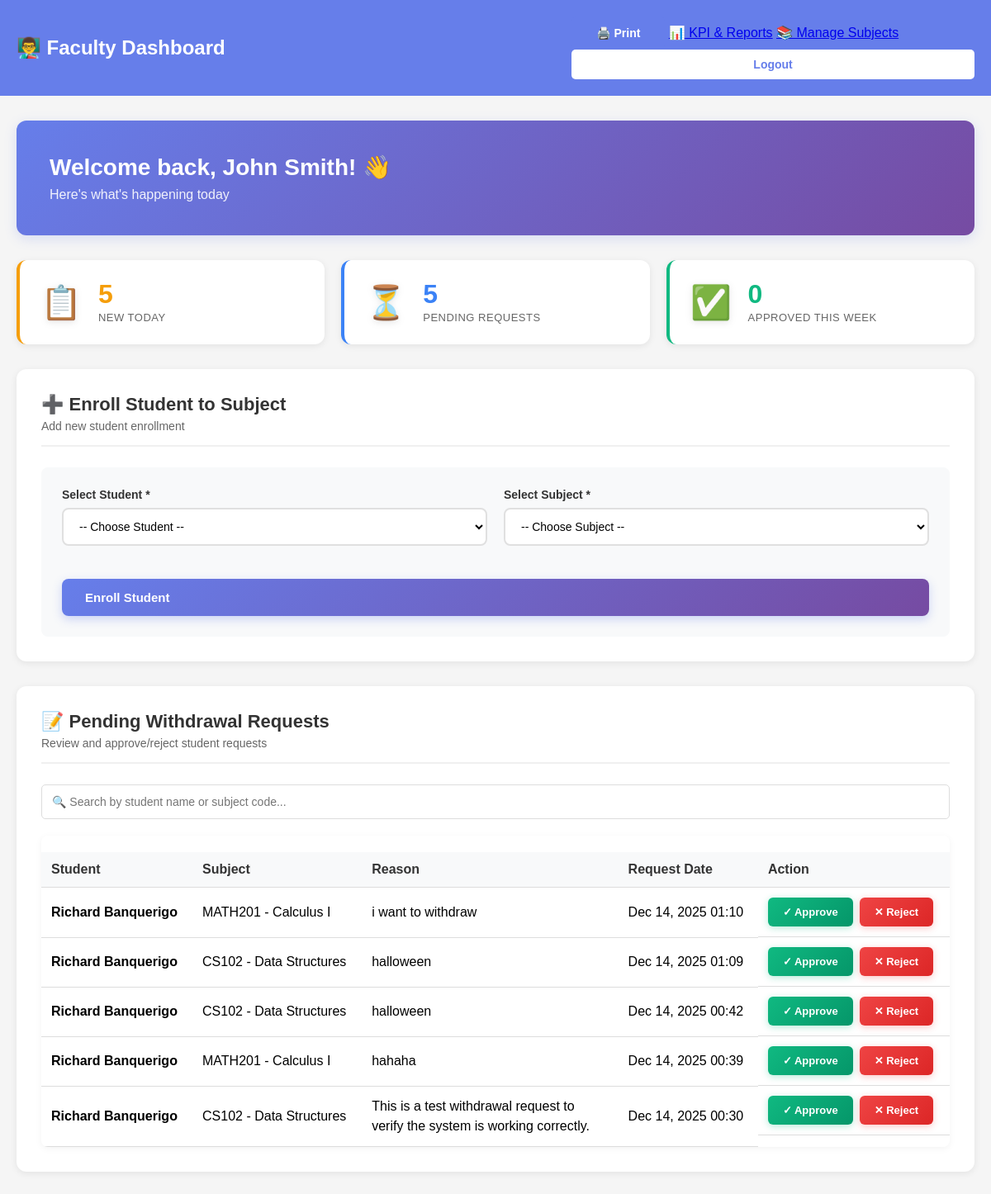
The app's page /faculty_dashboard.php (signed in) with its own data.
### tables this page shows
CREATE TABLE `withdrawal_requests` (
  `request_id` int(11) NOT NULL,
  `enrollment_id` int(11) NOT NULL,
  `reason` text NOT NULL,
  `request_date` timestamp NULL DEFAULT current_timestamp(),
  `status` enum('pending','approved','rejected') DEFAULT 'pending',
  `reviewed_by` int(11) DEFAULT NULL,
  `review_date` timestamp NULL DEFAULT NULL,
  `review_notes` text DEFAULT NULL
);

CREATE TABLE `users` (
  `user_id` int(11) NOT NULL,
  `username` varchar(50) NOT NULL,
  `password_hash` varchar(255) NOT NULL,
  `email` varchar(100) NOT NULL,
  `first_name` varchar(50) NOT NULL,
  `last_name` varchar(50) NOT NULL,
  `user_type` enum('faculty','student') NOT NULL,
  `created_at` timestamp NULL DEFAULT current_timestamp()
);

CREATE TABLE `subjects` (
  `subject_id` int(11) NOT NULL,
  `subject_code` varchar(20) NOT NULL,
  `subject_name` varchar(100) NOT NULL,
  `description` text DEFAULT NULL,
  `units` int(11) NOT NULL,
  `created_at` timestamp NULL DEFAULT current_timestamp()
);

### faculty_functions.php (called while the page is built, shortened)
<?php
function getPendingWithdrawals() {
    $database = new Database();
    $db = $database->getConnection();
    try {
        $query = "SELECT wr.request_id,
                         wr.reason,
                         wr.request_date,
                         wr.enrollment_id,
                         u.first_name,
                         u.last_name,
                         u.email as student_email,
                         s.subject_code,
                         s.subject_name
                  FROM withdrawal_requests wr
                  INNER JOIN enrollments e ON wr.enrollment_id = e.enrollment_id
                  INNER JOIN users u ON e.student_id = u.user_id
                  INNER JOIN subjects s ON e.subject_id = s.subject_id
                  WHERE wr.status = 'pending'
                  ORDER BY wr.request_date DESC";
        $stmt = $db->prepare($query);
        $stmt->execute();
        return $stmt->fetchAll(PDO::FETCH_ASSOC);
    } catch(PDOException $e) {
        return [];
    }
}
?>

### faculty_dashboard.php (the view, shortened to what this page needs)
<?php
require_once 'faculty_functions.php';
$pendingWithdrawals = getPendingWithdrawals();
$database = new Database();
$db = $database->getConnection();
$query = "SELECT COUNT(*) as count FROM withdrawal_requests WHERE status = 'pending' AND DATE(request_date) = CURDATE()";
$stmt = $db->prepare($query);
$stmt->execute();
$todayPending = $stmt->fetch(PDO::FETCH_ASSOC)['count'];
$query = "SELECT COUNT(*) as count FROM withdrawal_requests WHERE status = 'approved' AND WEEK(review_date) = WEEK(NOW())";
$stmt = $db->prepare($query);
$stmt->execute();
$weekApprovals = $stmt->fetch(PDO::FETCH_ASSOC)['count'];
$totalPending = count($pendingWithdrawals);
?>
<!DOCTYPE html>
<html lang="en">
<head>
    <link rel="stylesheet" href="style.css">
</head>
<body>
    <div class="header">
        <h1>👨‍🏫 Faculty Dashboard</h1>
        <div class="header-buttons">
            <button onclick="window.print()" class="manage-btn">🖨️ Print</button>
            <a href="kpi_reports.php" class="manage-btn">📊 KPI & Reports</a>
            <a href="manage_subjects.php" class="manage-btn">📚 Manage Subjects</a>
            <form method="POST" action="logout.php" class="inline-form">
                <button type="submit" class="logout-btn">Logout</button>
            </form>
        </div>
    </div>
    <div class="container">
        <div class="welcome-section">
            <div class="welcome-content">
                <h2>Welcome back, <?php echo $_SESSION['name']; ?>! 👋</h2>
                <p class="welcome-subtitle">Here's what's happening today</p>
            </div>
        </div>
        <div class="quick-stats-grid">
            <div class="stat-card stat-orange">
                <div class="stat-icon">📋</div>
                <div class="stat-content">
                    <div class="stat-value"><?php echo $todayPending; ?></div>
                    <div class="stat-label">New Today</div>
                </div>
            </div>
            <div class="stat-card stat-blue">
                <div class="stat-icon">⏳</div>
                <div class="stat-content">
                    <div class="stat-value"><?php echo $totalPending; ?></div>
                    <div class="stat-label">Pending Requests</div>
                </div>
            </div>
            <div class="stat-card stat-green">
                <div class="stat-icon">✅</div>
                <div class="stat-content">
                    <div class="stat-value"><?php echo $weekApprovals; ?></div>
                    <div class="stat-label">Approved This Week</div>
                </div>
            </div>
        </div>
        <div class="dashboard-section">
            <div class="section-header">
                <h2>➕ Enroll Student to Subject</h2>
                <p class="section-subtitle">Add new student enrollment</p>
            </div>
            <form method="POST" class="modern-form">
                <div class="form-row">
                    <div class="form-group">
                        <label>Select Student *</label>
                        <select name="student_id" required>
                            <option value="">-- Choose Student --</option>
                        </select>
                    </div>
                    <div class="form-group">
                        <label>Select Subject *</label>
                        <select name="subject_id" required>
                            <option value="">-- Choose Subject --</option>
                        </select>
                    </div>
                </div>
                <button type="submit" name="enroll_student" class="btn-primary">Enroll Student</button>
            </form>
        </div>
        <div class="dashboard-section">
            <div class="section-header">
                <h2>📝 Pending Withdrawal Requests</h2>
                <p class="section-subtitle">Review and approve/reject student requests</p>
            </div>
            <?php if(empty($pendingWithdrawals)): ?>
                <div class="empty-state">
                    <div class="empty-icon">✨</div>
                    <p>No pending withdrawal requests</p>
                    <small>All caught up!</small>
                </div>
            <?php else: ?>
                <div class="search-box">
                    <input type="text" id="searchInput" placeholder="🔍 Search by student name or subject code..." class="search-input">
                </div>
                <div class="table-container">
                    <table id="withdrawalTable">
                        <thead>
                            <tr>
                                <th>Student</th>
                                <th>Subject</th>
                                <th>Reason</th>
                                <th>Request Date</th>
                                <th>Action</th>
                            </tr>
                        </thead>
                        <tbody>
                            <?php foreach($pendingWithdrawals as $request): ?>
                                <tr>
                                    <td><strong><?php echo $request['first_name'] . ' ' . $request['last_name']; ?></strong></td>
                                    <td><?php echo $request['subject_code'] . ' - ' . $request['subject_name']; ?></td>
                                    <td class="reason-cell"><?php echo htmlspecialchars($request['reason']); ?></td>
                                    <td><?php echo date('M d, Y H:i', strtotime($request['request_date'])); ?></td>
                                    <td class="action-buttons">
                                        <button class="approve-btn" onclick="openReviewModal(<?php echo $request['request_id']; ?>, 'approved', '<?php echo htmlspecialchars($request['first_name'] . ' ' . $request['last_name']); ?>', '<?php echo htmlspecialchars($request['subject_code']); ?>')">
                                            ✓ Approve
                                        </button>
                                        <button class="reject-btn" onclick="openReviewModal(<?php echo $request['request_id']; ?>, 'rejected', '<?php echo htmlspecialchars($request['first_name'] . ' ' . $request['last_name']); ?>', '<?php echo htmlspecialchars($request['subject_code']); ?>')">
                                            ✕ Reject
                                        </button>
                                    </td>
                                </tr>
                            <?php endforeach; ?>
                        </tbody>
                    </table>
                </div>
            <?php endif; ?>
        </div>
    </div>
</body>
</html>

### records on screen
withdrawal_requests: users.first_name "Richard", users.last_name "Banquerigo", subjects.subject_code "MATH201", subjects.subject_name "Calculus I", reason "i want to withdraw", request_date "Dec 14, 2025 01:10"
withdrawal_requests: users.first_name "Richard", users.last_name "Banquerigo", subjects.subject_code "CS102", subjects.subject_name "Data Structures", reason "halloween", request_date "Dec 14, 2025 01:09"
withdrawal_requests: users.first_name "Richard", users.last_name "Banquerigo", subjects.subject_code "CS102", subjects.subject_name "Data Structures", reason "halloween", request_date "Dec 14, 2025 00:42"
withdrawal_requests: users.first_name "Richard", users.last_name "Banquerigo", subjects.subject_code "MATH201", subjects.subject_name "Calculus I", reason "hahaha", request_date "Dec 14, 2025 00:39"
withdrawal_requests: users.first_name "Richard", users.last_name "Banquerigo", subjects.subject_code "CS102", subjects.subject_name "Data Structures", reason "This is a test withdrawal request to verify the system is working correctly.", request_date "Dec 14, 2025 00:30"

### other values on screen
$_SESSION['name'] "John Smith"
$todayPending "5"
$totalPending "5"
$weekApprovals "0"
